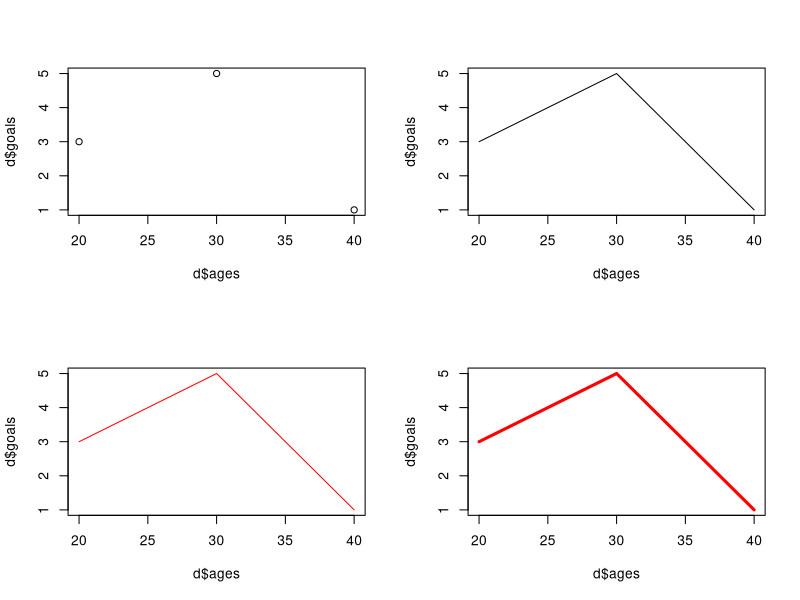
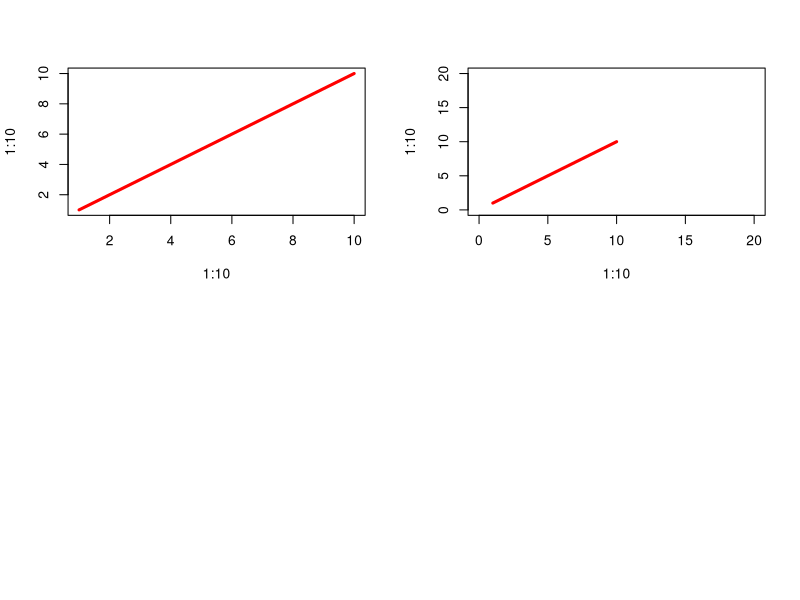

Generate these figures, in order, with R:
# https://www.jetbrains.com/help/pycharm/setup-r-environment.html#workspace

x <- 5

names <- c("Ham", "Za", "Fer")
ages <- c(20, 30, 40)
goals <- c(3, 5, 1)

d <- data.frame(names, ages, goals)

f <- data.frame(row.names = names, ages, goals)

max(d$ages)
max(f$goals)
d[which(d$goals==max(d$goals)),]

par(mfrow=c(2,2))
plot(d$ages, d$goals)
plot(d$ages, d$goals, type="l")
plot(d$ages, d$goals, type="l", col="red")
plot(d$ages, d$goals, type="l", col="red", lwd=3)

plot(1:10, 1:10, type="l", col="red", lwd=3)
plot(1:10, 1:10, type="l", col="red", lwd=3, xlim=c(0, 20), ylim=c(0, 20))

png("myplot.png")
dev.off()

print("Hello World")

# for (i in 1:4) {
#   print(i)
#   plot(1:i^i, 1:i^i, type="l", col="red", lwd=3)
# }
